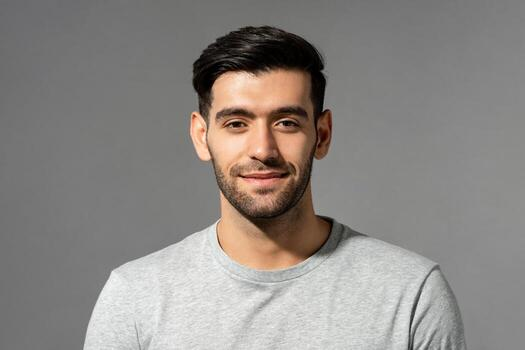
#> input picture man.jpg, 525 x 350 px
$ python dz9.py
#> lines starting #> are read from the running program, lines starting #| are printed output that depends on the picture; pictures that were not available may be replaced by others from this repository, and a replacement may not be noted
import cv2
from PIL import Image


IMAGE_PATH = 'man.jpg'
man_face_cascade = cv2.CascadeClassifier('haarcascade_frontalface_alt.xml')

image = cv2.imread(IMAGE_PATH)
#> image is the input picture: shape (350, 525, 3); mean B, G, R 132.5, 136.3, 141.1
man_face = man_face_cascade.detectMultiScale(image)
#> man_face = [[190, 66, 143, 143]]

print(man_face)
#| [[190  66 143 143]]

man = Image.open(IMAGE_PATH).convert('RGBA')
glasses =Image.open('glasses.png').convert('RGBA')
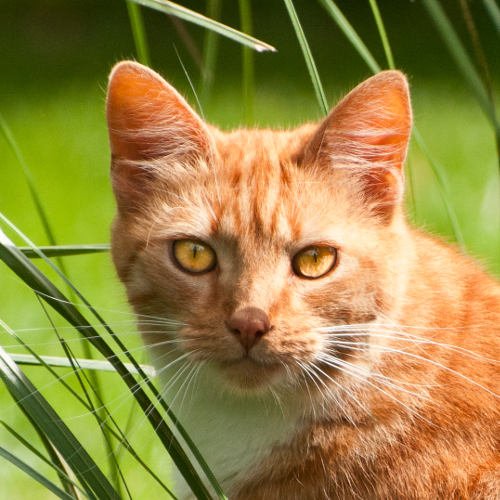
#> input picture cat3.png, 500 x 500 px, given in place of glasses.png, which was not available
#> glasses is the input picture: PIL image 500x500 RGBA; mean R, G, B, A 150.2, 133.7, 66, 255

for x,y,w,h in man_face:
    # cv2.rectangle(image,(x,y),(x+w, y+h),(0,0,255), 3)
    glasses = glasses.resize((w, h//3))
    man.paste(glasses, (x, int(y + h / 4)), glasses)
#> this loop made 1 pass
#> pass 1, `glasses = glasses.resize((w, h//3))`:
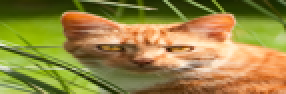
#> glasses: PIL image 143x47 RGBA (shown 2 times larger); mean R, G, B, A 150.2, 133.7, 66.1, 255
#> after the loop:
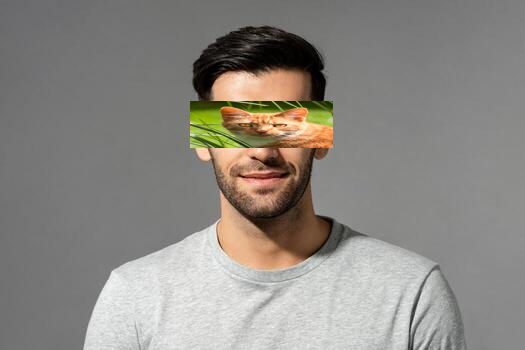
#> man: PIL image 525x350 RGBA; mean R, G, B, A 140.7, 136.9, 131.4, 255

man.save('new_man.png')

new_image = cv2.imread('new_man.png')
cv2.imshow('Man', new_image)
cv2.waitKey()
